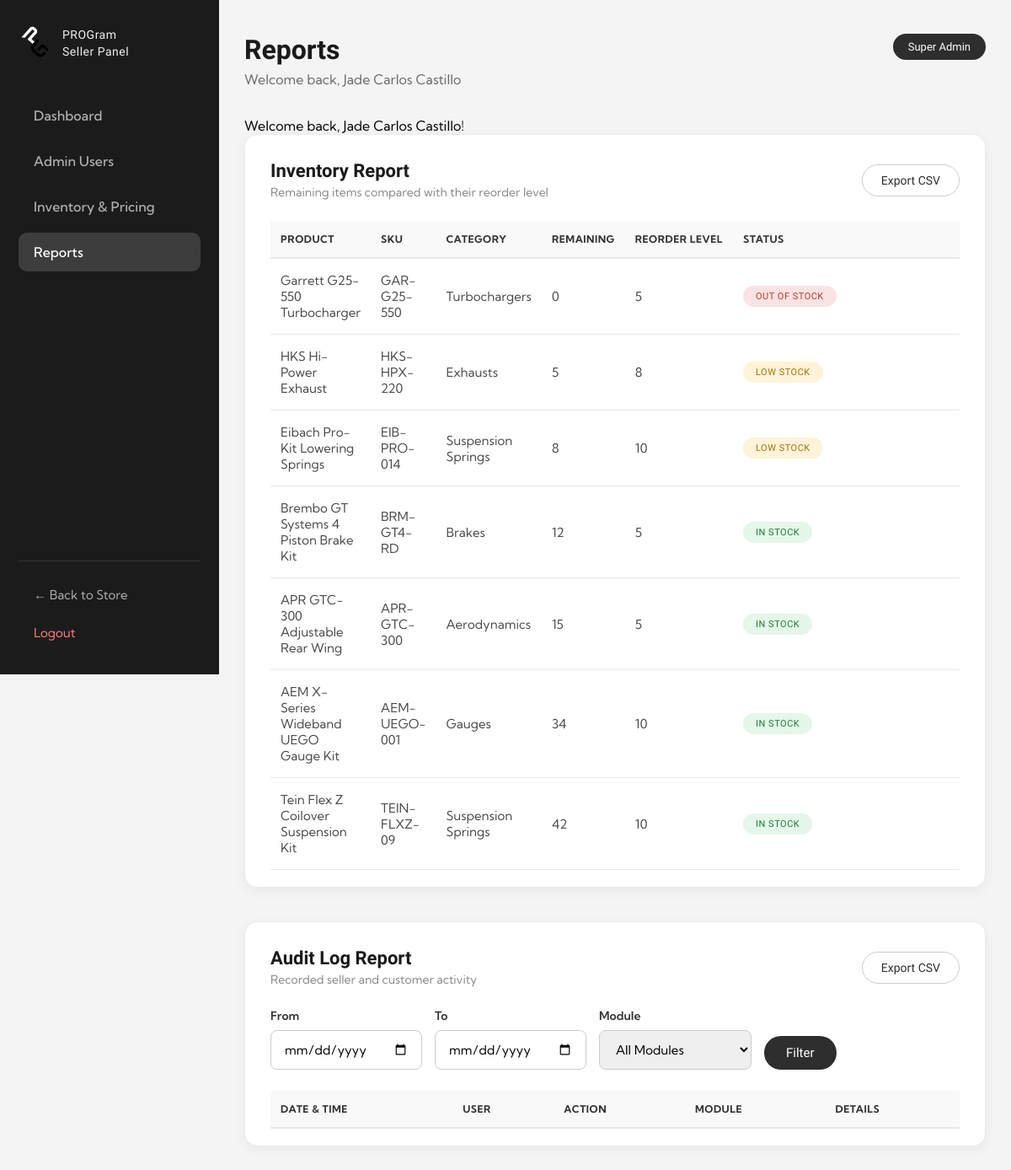
The page /seller/reports.php (signed in) on the database its author committed.
### tables this page shows
CREATE TABLE IF NOT EXISTS products (
    id INT NOT NULL AUTO_INCREMENT,
    category_id INT NOT NULL,
    name VARCHAR(150) NOT NULL,
    sku VARCHAR(50) NOT NULL,
    price DOUBLE NOT NULL,
    stock INT NOT NULL DEFAULT 0,
    reorder_level INT NOT NULL DEFAULT 5,
    image VARCHAR(255),
    description VARCHAR(500),
    active INT NOT NULL DEFAULT 1,
    created_at DATETIME NOT NULL,
    PRIMARY KEY (id),
    UNIQUE KEY (sku),
    FOREIGN KEY (category_id) REFERENCES categories(id)
);

CREATE TABLE IF NOT EXISTS categories (
    id INT NOT NULL AUTO_INCREMENT,
    name VARCHAR(80) NOT NULL,
    PRIMARY KEY (id),
    UNIQUE KEY (name)
);

### seller/reports.php (the view, shortened to what this page needs)
<?php
require_once '../includes/database.php';
require_once '../includes/functions.php';
$title = 'Reports';
$basePath = '../';
$inventoryReport = mysqli_query($connection, "SELECT products.*, categories.name AS category_name
    FROM products JOIN categories ON products.category_id = categories.id
    WHERE products.active = 1 ORDER BY products.stock ASC");
$from = isset($_GET['from']) ? clean_input($_GET['from']) : '';
$to = isset($_GET['to']) ? clean_input($_GET['to']) : '';
?>
<!DOCTYPE html>
<html lang="en">
<head><meta charset="UTF-8"><meta name="viewport" content="width=device-width, initial-scale=1.0"><link rel="stylesheet" href="<?= $basePath ?>assets/css/admin.css"><title><?php echo $title; ?> || PROGram Seller</title></head>
<body class="admin-body">
    <?php include '../includes/seller-header.php'; ?>
    <main>
        <div class="admin-panel">
            <div class="admin-panel-header"><div><h2>Inventory Report</h2><p class="panel-sub">Remaining items compared with their reorder level</p></div><a href="export.php?type=inventory" class="btn-outline-pill">Export CSV</a></div>
            <div class="admin-table-wrap"><table class="admin-table"><thead><tr><th>Product</th><th>SKU</th><th>Category</th><th>Remaining</th><th>Reorder Level</th><th>Status</th></tr></thead><tbody>
                <?php while ($item = mysqli_fetch_assoc($inventoryReport)): ?>
                    <?php $status = product_stock_status($item['stock'], $item['reorder_level']); ?>
                    <tr><td class="cell-main"><?php echo htmlspecialchars($item['name']); ?></td><td><?php echo htmlspecialchars($item['sku']); ?></td><td><?php echo htmlspecialchars($item['category_name']); ?></td><td><?php echo $item['stock']; ?></td><td><?php echo $item['reorder_level']; ?></td><td><span class="badge <?php echo $status === 'In Stock' ? 'badge-success' : ($status === 'Low Stock' ? 'badge-warning' : 'badge-danger'); ?>"><?php echo $status; ?></span></td></tr>
                <?php endwhile; ?>
            </tbody></table></div>
        </div>
        <div class="admin-panel">
            <div class="admin-panel-header"><div><h2>Audit Log Report</h2><p class="panel-sub">Recorded seller and customer activity</p></div><a href="export.php?type=audit" class="btn-outline-pill">Export CSV</a></div>
            <form action="reports.php" method="get" class="filter-bar">
                <div class="group-input"><label class="form-label">From</label><input type="date" name="from" value="<?php echo htmlspecialchars($from); ?>" class="form-control"></div>
                <div class="group-input"><label class="form-label">To</label><input type="date" name="to" value="<?php echo htmlspecialchars($to); ?>" class="form-control"></div>
                <div class="group-input"><label class="form-label">Module</label><select name="module" class="form-select"><option value="">All Modules</option></select></div>
                <button type="submit" class="btn-dark-pill">Filter</button>
            </form>
            <div class="admin-table-wrap"><table class="admin-table"><thead><tr><th>Date & Time</th><th>User</th><th>Action</th><th>Module</th><th>Details</th></tr></thead></table></div>
        </div>
    </main>
    <?php include '../includes/seller-footer.php'; ?>
</body>
</html>

### assets/css/admin.css (style rules this page uses)
:root { --font-heading: 'Cal Sans', sans-serif; --font-body: 'Kumbh Sans', sans-serif; --font-ui: 'Cal Sans', sans-serif; }
* { box-sizing: border-box; margin: 0; padding: 0; }
body { font-family: var(--font-body); background-color: #f4f4f4; }
h1, h2, h3, h4, h5 { font-family: var(--font-heading); color: #1a1a1a; }
p { font-family: var(--font-body); color: #333333; }
a { font-family: var(--font-body); text-decoration: none; color: inherit; }
.admin-panel { background-color: #ffffff; border: 1px solid #eaeaea; border-radius: 15px; padding: 30px 30px 10px; margin-bottom: 40px; box-shadow: 0 4px 15px rgba(0,0,0,0.05); }
.admin-panel-header { display: flex; justify-content: space-between; align-items: center; flex-wrap: wrap; gap: 12px; margin-bottom: 25px; }
.admin-panel-header h2 { font-size: 22px; }
.admin-panel-header .panel-sub { color: #888888; font-size: 14px; margin-top: 4px; }
.btn-dark-pill { display: inline-block; background-color: #2e2e2e; color: #ffffff; font-family: 'Cal Sans', sans-serif; font-size: 15px; padding: 11px 26px; border: none; border-radius: 50px; cursor: pointer; transition: background-color 0.3s ease, transform 0.3s ease; }
.btn-outline-pill { display: inline-block; background-color: #ffffff; color: #2e2e2e; font-family: 'Cal Sans', sans-serif; font-size: 14px; padding: 10px 22px; border: 1px solid #CCCCCC; border-radius: 50px; cursor: pointer; transition: all 0.3s ease; }
.admin-table-wrap { overflow-x: auto; }
.admin-table { width: 100%; min-width: 720px; border-collapse: collapse; margin-bottom: 10px; }
.admin-table th { background-color: #f9f9f9; color: #333333; text-align: left; padding: 14px 12px; border-bottom: 2px solid #eaeaea; font-weight: bold; text-transform: uppercase; font-size: 12px; letter-spacing: 0.5px; white-space: nowrap; }
.admin-table td { vertical-align: middle; padding: 16px 12px; border-bottom: 1px solid #eaeaea; color: #4a4a4a; font-size: 15px; }
.admin-table td:last-child { white-space: nowrap; min-width: 280px; width: 280px; }
.badge { display: inline-block; padding: 6px 15px; border-radius: 20px; font-family: 'Cal Sans', sans-serif; font-size: 11px; text-transform: uppercase; letter-spacing: 0.5px; white-space: nowrap; }
.badge-success { background-color: #e5f6ea; color: #1e7e34; }
.badge-warning { background-color: #fff3d9; color: #a4720b; }
.badge-danger { background-color: #fbe3e3; color: #c0392b; }
.filter-bar { display: flex; flex-wrap: wrap; gap: 15px; margin-bottom: 25px; align-items: flex-end; }
.filter-bar .group-input { display: flex; flex-direction: column; gap: 8px; min-width: 180px; }
.filter-bar .form-label { font-weight: 600; color: #333333; font-size: 14px; }
.filter-bar .form-control, .filter-bar .form-select { font-family: 'Kumbh Sans', sans-serif; font-size: 15px; outline: none; border: 1px solid #CCCCCC; border-radius: 8px; padding: 12px 15px; box-sizing: border-box; }

### rows shown on the page
products: name "Garrett G25-550 Turbocharger", sku "GAR-G25-550", category.name "Turbochargers", stock "0", reorder_level "5", status "OUT OF STOCK"
products: name "HKS Hi-Power Exhaust", sku "HKS-HPX-220", category.name "Exhausts", stock "5", reorder_level "8", status "LOW STOCK"
products: name "Eibach Pro-Kit Lowering Springs", sku "EIB-PRO-014", category.name "Suspension Springs", stock "8", reorder_level "10", status "LOW STOCK"
products: name "Brembo GT Systems 4 Piston Brake Kit", sku "BRM-GT4-RD", category.name "Brakes", stock "12", reorder_level "5", status "IN STOCK"
products: name "APR GTC-300 Adjustable Rear Wing", sku "APR-GTC-300", category.name "Aerodynamics", stock "15", reorder_level "5", status "IN STOCK"
products: name "AEM X-Series Wideband UEGO Gauge Kit", sku "AEM-UEGO-001", category.name "Gauges", stock "34", reorder_level "10", status "IN STOCK"
products: name "Tein Flex Z Coilover Suspension Kit", sku "TEIN-FLXZ-09", category.name "Suspension Springs", stock "42", reorder_level "10", status "IN STOCK"

### other values the page prints
$title "Reports"
$sellerName "Jade Carlos Castillo"
$sellerRole "Super Admin"
$message "Welcome back, Jade Carlos Castillo!"
